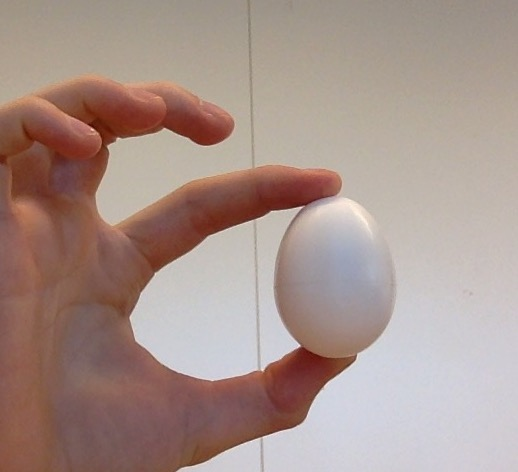
#> input picture vision/Distance/One_Cam/ei.png, 518 x 472 px
$ python contrast.py
#> lines starting #> are read from the running program, lines starting #| are printed output that depends on the picture
from __future__ import print_function
import cv2 as cv
import numpy as np
import argparse
# Read image given by user
parser = argparse.ArgumentParser(description='Code for Changing the contrast and brightness of an image! tutorial.')
parser.add_argument('--input', help='Path to input image.', default='ei.png')
args = parser.parse_args()
image = cv.imread(args.input)
#> image is the input picture: shape (472, 518, 3); mean B, G, R 139.9, 147.3, 168.2

#code to change the saturation.
rows = image.shape[0]
#> rows = 472
cols = image.shape[1]
#> cols = 518

hsv1 = cv.cvtColor(image, cv.COLOR_BGR2HSV);
#> hsv1: shape (472, 518, 3); mean H, S, V 39.6, 54.7, 169.4

for i in range(0, cols):
    for j in range(0, rows):
        hsv1[j, i][1] = 255;
#> hsv1: shape (472, 518, 3); mean H, S, V 39.6, 255, 169.4

image = cv.cvtColor(hsv1, cv.COLOR_HSV2BGR);
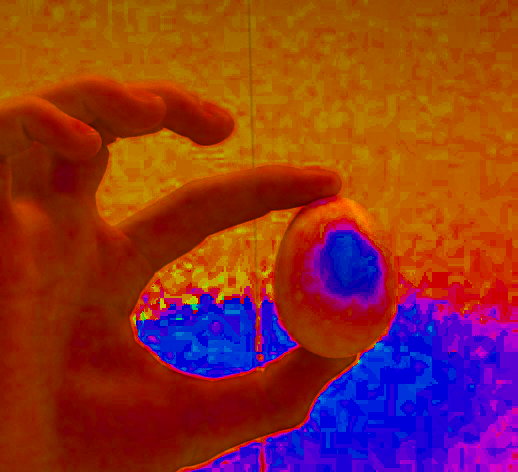
#> image: shape (472, 518, 3); mean B, G, R 40.1, 50.1, 139.8

#Code to change the contour
if image is None:
    print('Could not open or find the image: ', args.input)
    exit(0)
new_image = np.zeros(image.shape, image.dtype)
alpha = 1.0 # Simple contrast control
beta = 0    # Simple brightness control
# Initialize values
print(' Basic Linear Transforms ')
print('-------------------------')
try:
    alpha = float(input('* Enter the alpha value [1.0-3.0]: '))
#> the answer given: 1
    beta = int(input('* Enter the beta value [0-100]: '))
#> the answer given: 3
except ValueError:
    print('Error, not a number')
# Do the operation new_image(i,j) = alpha*image(i,j) + beta
# Instead of these 'for' loops we could have used simply:
# new_image = cv.convertScaleAbs(image, alpha=alpha, beta=beta)
# but we wanted to show you how to access the pixels :)
for y in range(image.shape[0]):
    for x in range(image.shape[1]):
        for c in range(image.shape[2]):
            new_image[y,x,c] = np.clip(alpha*image[y,x,c] + beta, 0, 255)

cv.imshow('Original Image', image)
cv.imshow('New Image', new_image)
# Wait until user press some key
cv.waitKey()

$ run again, with vision/Distance/One_Cam/geel-bakje-hoek.png copied over vision/Distance/One_Cam/ei.png
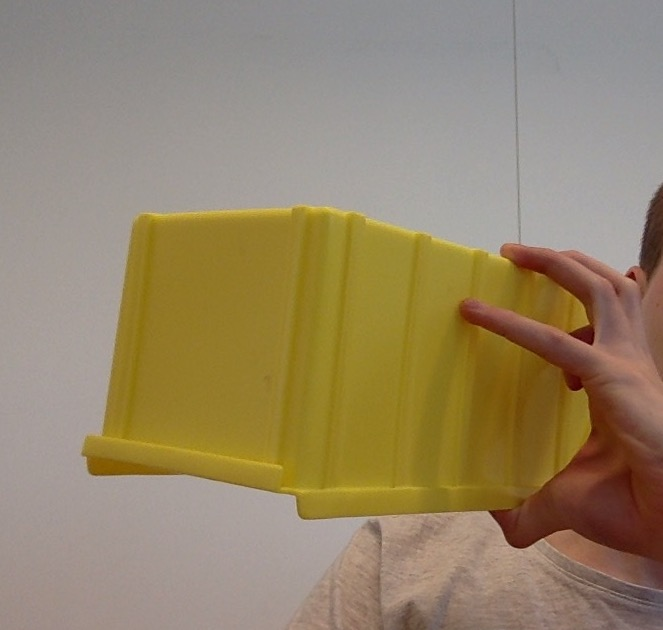
#> input picture vision/Distance/One_Cam/geel-bakje-hoek.png, 663 x 630 px
#> image is the input picture: shape (630, 663, 3); mean B, G, R 104.6, 133.4, 149.8
#> `image = cv.cvtColor(hsv1, cv.COLOR_HSV2BGR);`:
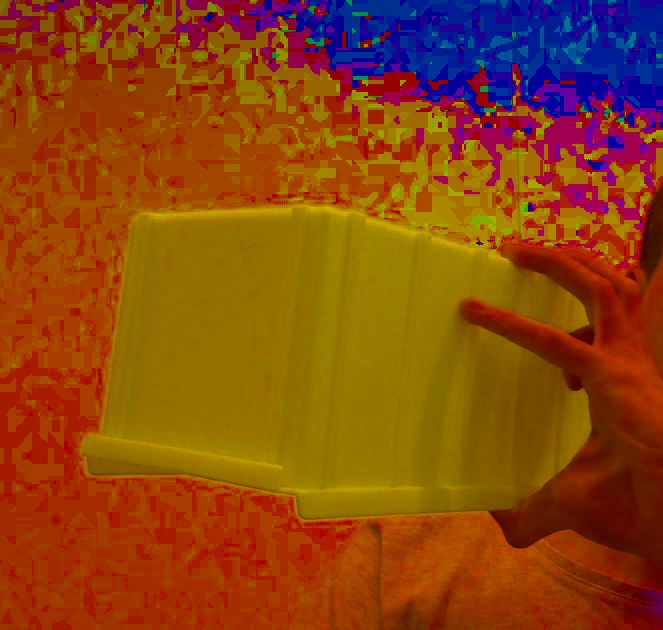
#> image: shape (630, 663, 3); mean B, G, R 15.2, 69.7, 138.3
